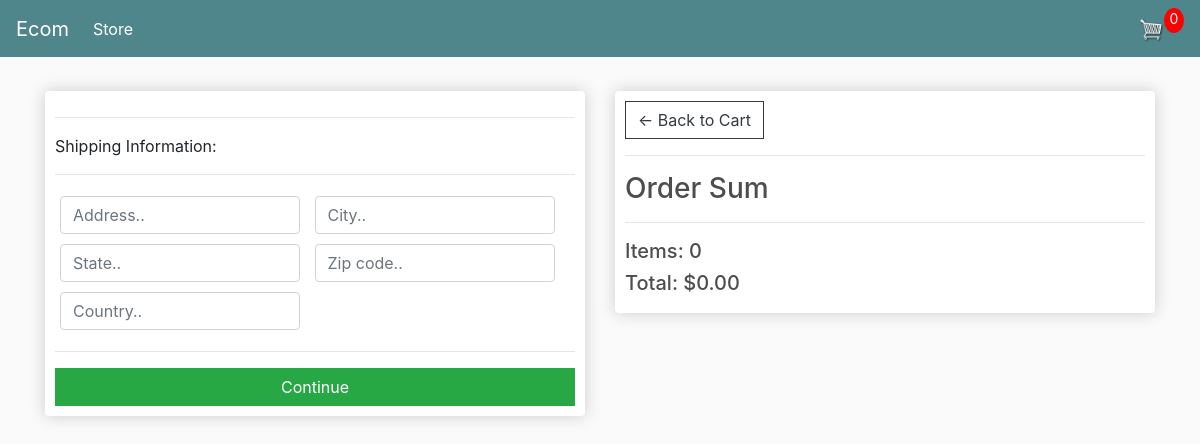
/checkout/ (signed in), run on an earlier commit of the app's database.
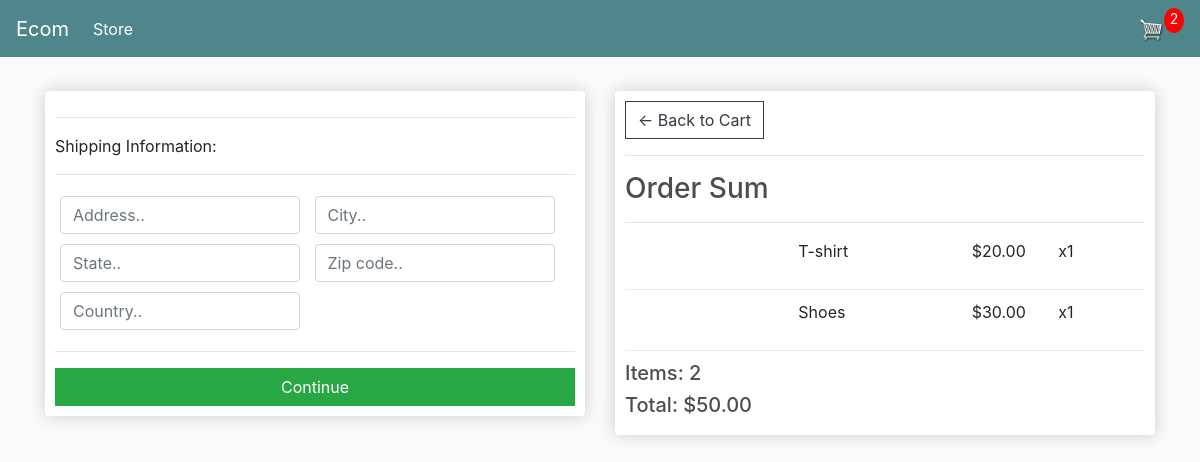
And on a later commit of the database.
### store/models.py (models this page shows, shortened)
class Order(models.Model):
    customer = models.ForeignKey(
        Customer, on_delete=models.SET_NULL, null=True, blank=True
    )
    date_ordered = models.DateTimeField(auto_now_add=True)
    complete = models.BooleanField(default=False, null=True, blank=False)
    transaction_id = models.CharField(max_length=100, null=True)
    @property
    def shipping(self):
        shipping = False
        orderitems = self.orderitem_set.all()
        for i in orderitems:
            if i.product.digital == False:
                shipping = True
            return shipping
    @property
    def get_cart_total(self):
        orderitems = self.orderitem_set.all()
        total = sum([item.get_total for item in orderitems])
        return total
    @property
    def get_cart_items(self):
        orderitems = self.orderitem_set.all()
        total = sum([item.quantity for item in orderitems])
        return total

class OrderItem(models.Model):
    product = models.ForeignKey(Product, on_delete=models.SET_NULL, null=True)
    order = models.ForeignKey(Order, on_delete=models.SET_NULL, null=True)
    quantity = models.IntegerField(default=0, null=True, blank=True)
    date_added = models.DateTimeField(auto_now_add=True)
    @property
    def get_total(self):
        total = self.product.price * self.quantity
        return total

class Product(models.Model):
    name = models.CharField(max_length=200, null=True)
    price = models.DecimalField(max_digits=7, decimal_places=2)
    digital = models.BooleanField(default=False, null=True, blank=True)
    image = models.ImageField(null=True, blank=True)

### store/views.py (the view)
# urls.py: path("checkout/", views.checkout, name="checkout"),
def checkout(request):
    data = cartData(request)
    cartItems = data["cartItems"]
    order = data["order"]
    items = data["items"]
    context = {
        "items": items,
        "order": order,
        "cartItems": cartItems,
        "shipping": False,
    }
    return render(request, "store/checkout.html", context)

### store/utils.py (called while the page is built)
def cartData(request):
    if request.user.is_authenticated:
        customer = request.user.customer
        order, created = Order.objects.get_or_create(customer=customer, complete=False)
        items = order.orderitem_set.all()
        cartItems = order.get_cart_items
    else:
        cookieData = cookieCart(request)
        cartItems = cookieData["cartItems"]
        order = cookieData["order"]
        items = cookieData["items"]
    return {"cartItems": cartItems, "order": order, "items": items}

### store/templates/store/checkout.html (shortened to what this page needs)
{% extends 'store/main.html' %}
{% load static %}
{% block content %}
    <div class="row">
        <div class="col-lg-6">
            <div class="box-element" id="form-wrapper">
                <form id="form">
                    <div id="shipping-info">
                        <hr>
                        <p>Shipping Information:</p>
                        <hr>
                        <div class="form-field">
                            <input class="form-control" type="text" name="address" placeholder="Address..">
                        </div>
                        <div class="form-field">
                            <input class="form-control" type="text" name="city" placeholder="City..">
                        </div>
                        <div class="form-field">
                            <input class="form-control" type="text" name="state" placeholder="State..">
                        </div>
                        <div class="form-field">
                            <input class="form-control" type="text" name="zipcode" placeholder="Zip code..">
                        </div>
                        <div class="form-field">
                            <input class="form-control" type="text" name="country" placeholder="Country..">
                        </div>
                    </div>
                    <hr>
                    <input id="form-button" class="btn btn-success btn-block" type="submit" value="Continue">
                </form>
            </div>
            <br>
        </div>
        <div class="col-lg-6">
            <div class="box-element">
                <a class="btn btn-outline-dark" href="{% url 'cart' %}">&#x2190; Back to Cart</a>
                <hr>
                <h3>Order Sum</h3>
                <hr>
                {% for item in items %}
                <div class="cart-row">
                    <div style="flex:2"><img class="row-image" src="{{item.product.image_url}}"></div>
                    <div style="flex:2"><p>{{ item.product.name }}</p></div>
                    <div style="flex:1"><p>${{ item.product.price }}</p></div>
                    <div style="flex:1"><p>x{{ item.quantity }}</p></div>
                </div>
                {% endfor %}
                <h5>Items:   {{order.get_cart_items}}</h5>
                <h5>Total:   ${{order.get_cart_total|floatformat:2}}</h5>
            </div>
        </div>
    </div>
{% endblock content %}

What changed in the data, as far as the page shows it:
no longer on this page (row edited): Order: get_cart_items "0", get_cart_total "0.00"
added OrderItem: product.name "T-shirt", product.price "20.00", quantity "1"
added OrderItem: product.name "Shoes", product.price "30.00", quantity "1"
added Order: get_cart_items "2", get_cart_total "50.00"
Also different on the page:
{{ cartItems }}: "0" → "2"
